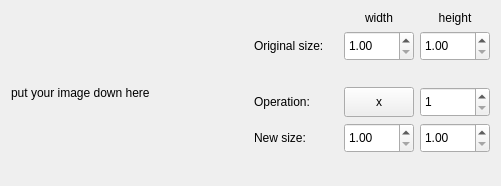
<?xml version="1.0" encoding="UTF-8"?>
<ui version="4.0">
 <class>Form</class>
 <widget class="QWidget" name="Form">
  <property name="geometry">
   <rect>
    <x>0</x>
    <y>0</y>
    <width>501</width>
    <height>186</height>
   </rect>
  </property>
  <property name="windowTitle">
   <string>Form</string>
  </property>
  <layout class="QHBoxLayout" name="horizontalLayout_2">
   <item>
    <layout class="QHBoxLayout" name="horizontalLayout">
     <item>
      <layout class="QVBoxLayout" name="verticalLayout_3">
       <item>
        <widget class="QLabel" name="label">
         <property name="text">
          <string>put your image down here</string>
         </property>
        </widget>
       </item>
      </layout>
     </item>
     <item>
      <layout class="QVBoxLayout" name="verticalLayout_4">
       <item>
        <layout class="QHBoxLayout" name="horizontalLayout_7"/>
       </item>
       <item>
        <layout class="QGridLayout" name="gridLayout_3">
         <item row="1" column="0">
          <widget class="QLabel" name="label_7">
           <property name="text">
            <string>Original size:</string>
           </property>
          </widget>
         </item>
         <item row="0" column="2">
          <widget class="QLabel" name="label_2">
           <property name="text">
            <string>width</string>
           </property>
           <property name="alignment">
            <set>Qt::AlignCenter</set>
           </property>
          </widget>
         </item>
         <item row="0" column="3">
          <widget class="QLabel" name="label_3">
           <property name="text">
            <string>height</string>
           </property>
           <property name="alignment">
            <set>Qt::AlignCenter</set>
           </property>
          </widget>
         </item>
         <item row="3" column="2">
          <widget class="QPushButton" name="op_sign_button">
           <property name="minimumSize">
            <size>
             <width>0</width>
             <height>30</height>
            </size>
           </property>
           <property name="maximumSize">
            <size>
             <width>70</width>
             <height>16777215</height>
            </size>
           </property>
           <property name="text">
            <string>x</string>
           </property>
          </widget>
         </item>
         <item row="3" column="3">
          <widget class="QSpinBox" name="num_spinbox">
           <property name="minimumSize">
            <size>
             <width>70</width>
             <height>30</height>
            </size>
           </property>
           <property name="maximumSize">
            <size>
             <width>70</width>
             <height>16777215</height>
            </size>
           </property>
           <property name="minimum">
            <number>1</number>
           </property>
           <property name="maximum">
            <number>99</number>
           </property>
          </widget>
         </item>
         <item row="3" column="0">
          <widget class="QLabel" name="label_5">
           <property name="text">
            <string>Operation:</string>
           </property>
          </widget>
         </item>
         <item row="6" column="0">
          <widget class="QLabel" name="label_8">
           <property name="text">
            <string>New size:</string>
           </property>
          </widget>
         </item>
         <item row="2" column="0">
          <widget class="QLabel" name="label_4">
           <property name="text">
            <string/>
           </property>
          </widget>
         </item>
         <item row="1" column="2">
          <widget class="QDoubleSpinBox" name="ori_w_button">
           <property name="enabled">
            <bool>true</bool>
           </property>
           <property name="minimumSize">
            <size>
             <width>0</width>
             <height>30</height>
            </size>
           </property>
           <property name="maximumSize">
            <size>
             <width>70</width>
             <height>16777215</height>
            </size>
           </property>
           <property name="minimum">
            <double>1.000000000000000</double>
           </property>
           <property name="maximum">
            <double>99999.990000000005239</double>
           </property>
          </widget>
         </item>
         <item row="6" column="2">
          <widget class="QDoubleSpinBox" name="new_w_button">
           <property name="minimumSize">
            <size>
             <width>50</width>
             <height>30</height>
            </size>
           </property>
           <property name="maximumSize">
            <size>
             <width>70</width>
             <height>16777215</height>
            </size>
           </property>
           <property name="minimum">
            <double>1.000000000000000</double>
           </property>
           <property name="maximum">
            <double>99999.990000000005239</double>
           </property>
          </widget>
         </item>
         <item row="6" column="3">
          <widget class="QDoubleSpinBox" name="new_h_button">
           <property name="minimumSize">
            <size>
             <width>70</width>
             <height>30</height>
            </size>
           </property>
           <property name="maximumSize">
            <size>
             <width>70</width>
             <height>16777215</height>
            </size>
           </property>
           <property name="minimum">
            <double>1.000000000000000</double>
           </property>
           <property name="maximum">
            <double>99999.990000000005239</double>
           </property>
          </widget>
         </item>
         <item row="1" column="3">
          <widget class="QDoubleSpinBox" name="ori_h_button">
           <property name="minimumSize">
            <size>
             <width>70</width>
             <height>30</height>
            </size>
           </property>
           <property name="maximumSize">
            <size>
             <width>70</width>
             <height>16777215</height>
            </size>
           </property>
           <property name="minimum">
            <double>1.000000000000000</double>
           </property>
           <property name="maximum">
            <double>99999.990000000005239</double>
           </property>
          </widget>
         </item>
        </layout>
       </item>
       <item>
        <layout class="QHBoxLayout" name="horizontalLayout_5"/>
       </item>
       <item>
        <spacer name="verticalSpacer">
         <property name="orientation">
          <enum>Qt::Vertical</enum>
         </property>
         <property name="sizeHint" stdset="0">
          <size>
           <width>20</width>
           <height>40</height>
          </size>
         </property>
        </spacer>
       </item>
      </layout>
     </item>
    </layout>
   </item>
  </layout>
 </widget>
 <resources/>
 <connections/>
</ui>
